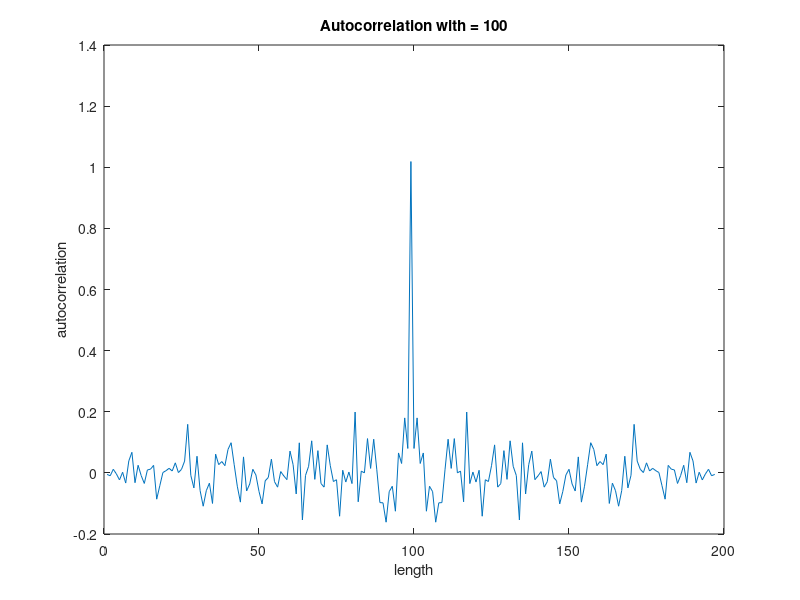
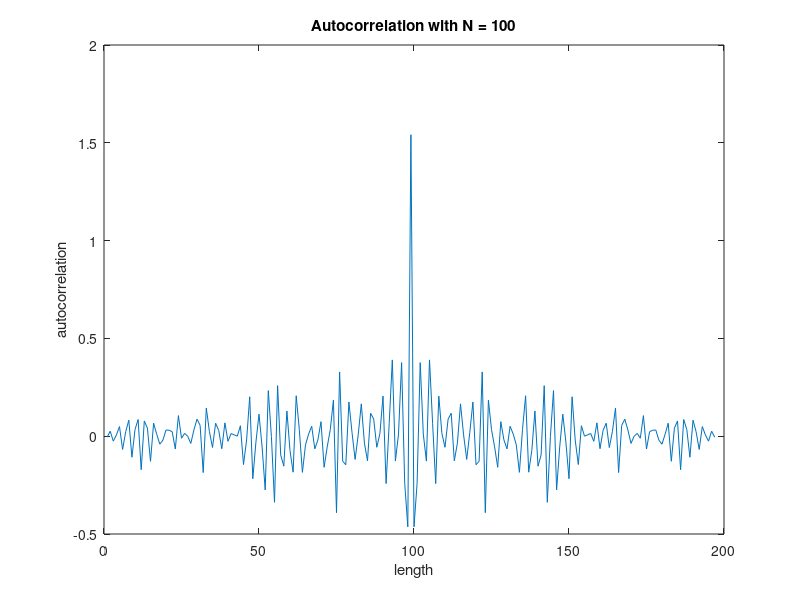
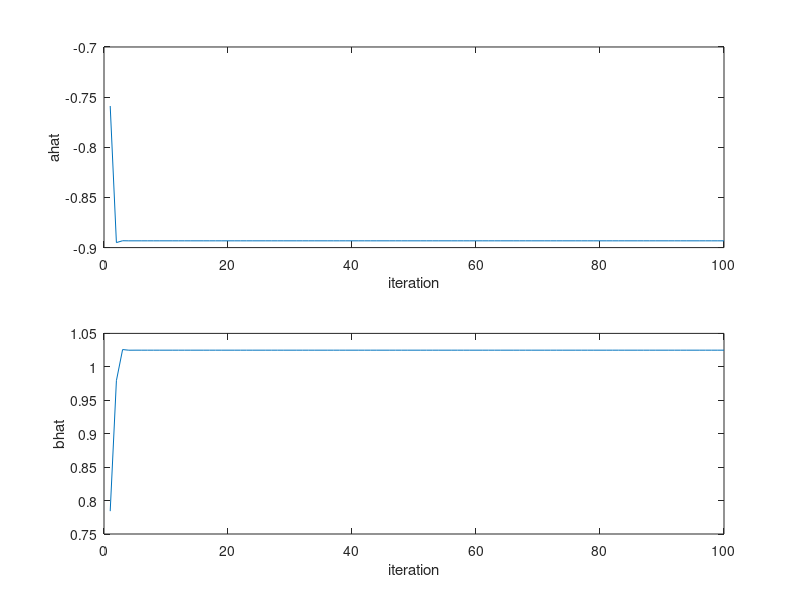

These figures' MATLAB source, in order:
%-----------------Part B - Paramteric Methods ---------------%
%Author: Awab Syed 
%Date 30 Jan 2021 
%Module: ACS 6129 - System Identification 

%-------------------------------ARX Model--------------------------%
n = 100;

num_sys = [0 1];
den_sys = [1 -0.9];

u = sign(randn(n,1));

num_noise = 1;
den_noise = [1 -0.9];
sigma = 1;
e = sigma*randn(n,1);

y = filter(num_sys,den_sys,u);
yn = y + filter(num_noise,den_noise,e);

Y = yn(2:end);
Phi = [-yn(1:end-1) u(1:end-1)];

beta1 = inv(Phi'*Phi)*Phi'*Y
beta2 = Phi\Y;
beta3 = pinv(Phi)*Y;

Yhat = Phi*beta1;

res = Y-Yhat;
res_cor = xcorr(res)/length(res);
figure (1)
plot(res_cor);
title('Autocorrelation with = 100')
xlabel('length')
ylabel('autocorrelation')
var_uncorrnoise = std(res)^2
%-----------------------------Output Error Model----------------------%
n = 100;   %n = number of points/samples - change this to 10 if n=10
u = sign(randn(n,1));

num_sys = [0 1];
den_sys = [1 -.9];

sigma = 1;
e = sigma*randn(n,1);

y = filter(num_sys,den_sys,u);
yn = y+e;

Y = yn(2:end);
Phi = [-yn(1:end-1) u(1:end-1)];

beta1 = inv(Phi'*Phi)*Phi'*Y;
beta2 = Phi\Y;
beta3 = pinv(Phi)*Y;

Yhat = Phi*beta1;

res = Y-Yhat;
res_cor = xcorr(res)/length(res);
figure(2)
plot(res_cor);
title('Autocorrelation with N = 100') %Change N = 10 if n = 10 above 
xlabel('length')
ylabel('autocorrelation')
var_uncorrnoise = std(res)^2
%--------------------------------Histogram-----------------------%
m = 100;   %Number of runs 
Bhat = zeros(m,1);
Ahat = zeros(m,1);
beta = beta2

for i=1:m
    ahat = beta(1);
    Ahat(i) = beta(1);
    Bhat(i) = beta(2);
    
    den_Fhat = [1 ahat];
    num_Fhat = [1];
    
    yf = filter(num_Fhat,den_Fhat,yn);
    Yf = yf(2:end);
    
    uf = filter(num_Fhat,den_Fhat,u);
    
    Phif = [-yf(1:end-1),uf(1:end-1)];
    
    beta = inv(Phif'*Phif)*Phif'*Yf;
end
figure(3)
subplot(2,1,1)
plot(Ahat);
xlabel('iteration');
ylabel('ahat');
subplot(2,1,2);
plot(Bhat);
xlabel('iteration');
ylabel('bhat')

%---------------------------------End of Part B---------------------%